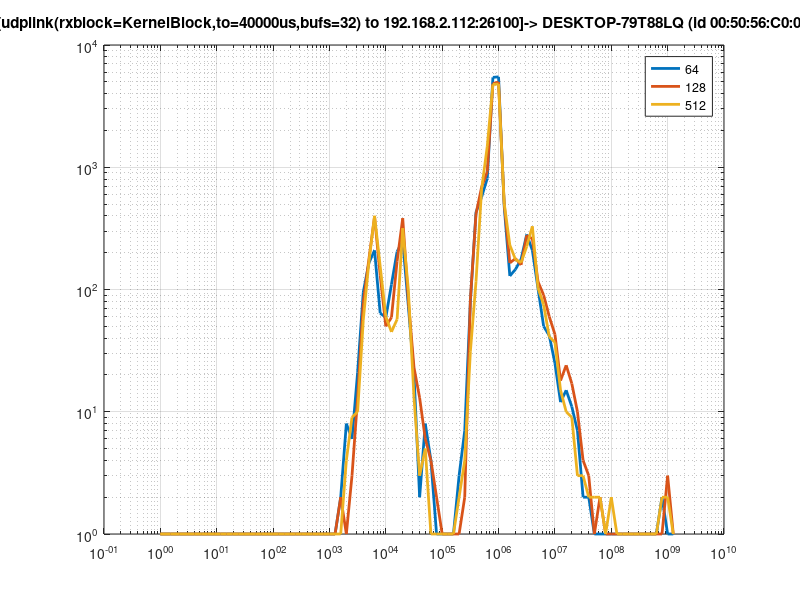

Source code (MATLAB):
h=([ [ 0 0 0 0 0 0 0 0 0 0 0 0 0 0 0 0 0 0 0 0 0 0 0 0 0 0 0 0 0 0 0 0 1 7 5 20 94 164 208 63 58 109 203 249 72 19 1 7 3 0 ...
 0 0 0 2 6 78 428 571 809 5437 5487 479 128 145 176 281 208 101 49 41 24 11 14 10 6 1 1 0 0 0 0 0 0 0 0 0 0 0 0 1 0 0]' [ 0 0 0 0 0 0 0 0 0 0 0 0 0 0 0 0 0 0 0 0 0 0 0 0 0 0 0 0 0 0 0 0 1 0 2 12 77 176 394 130 49 58 169 382 80 22 12 5 3 1 ...
 0 0 0 0 1 82 414 688 920 4837 4976 505 164 178 158 276 259 115 89 59 42 17 23 16 9 3 2 0 1 0 0 0 0 0 0 0 0 0 0 0 2 0]' [ 0 0 0 0 0 0 0 0 0 0 0 0 0 0 0 0 0 0 0 0 0 0 0 0 0 0 0 0 0 0 0 0 0 3 8 9 55 167 400 154 59 44 56 316 98 12 2 4 0 0 ...
 0 0 0 1 3 30 115 664 1484 4761 4795 508 230 175 165 224 328 102 74 40 36 14 9 8 2 2 1 1 1 0 1 0 0 0 0 0 0 0 0 1 1 0]']')';

x=([ 0 0.258925 0.584893 0.995262 1.51189 2.16228 2.98107 4.01187 5.30957 6.94328 9 11.5893 14.8489 18.9526 24.1189 30.6228 38.8107 49.1187 62.0957 78.4328 99 124.893 157.489 198.526 250.189 315.228 397.107 500.187 629.957 793.328 999 1257.93 1583.89 1994.26 2510.89 3161.28 3980.07 5010.87 6308.57 7942.28 9999 12588.3 15847.9 19951.6 25117.9 31621.8 39809.7 50117.7 63094.8 79431.8 ...
 99999 125892 158488 199525 251188 316227 398106 501186 630957 794327 999999 1.25892e+06 1.58489e+06 1.99526e+06 2.51189e+06 3.16228e+06 3.98107e+06 5.01187e+06 6.30958e+06 7.94328e+06 1e+07 1.25893e+07 1.58489e+07 1.99526e+07 2.51189e+07 3.16228e+07 3.98107e+07 5.01187e+07 6.30958e+07 7.94328e+07 1e+08 1.25893e+08 1.58489e+08 1.99526e+08 2.51188e+08 3.16228e+08 3.98108e+08 5.01187e+08 6.30958e+08 7.94328e+08 1e+09 1.25893e+09]');

o=ceil(3.0103);
figure; loglog(x(o:end,:), 1+h(o:end,:), 'LineWidth',2); grid on; 
legend( '64', '128', '512'); title('receiver jitter (ns) flarch <-[udplink(rxblock=KernelBlock,to=40000us,bufs=32) to 192.168.2.112:26100]-> DESKTOP-79T88LQ (id 00:50:56:C0:00:08, host [192.168.2.112]:27212)'); 